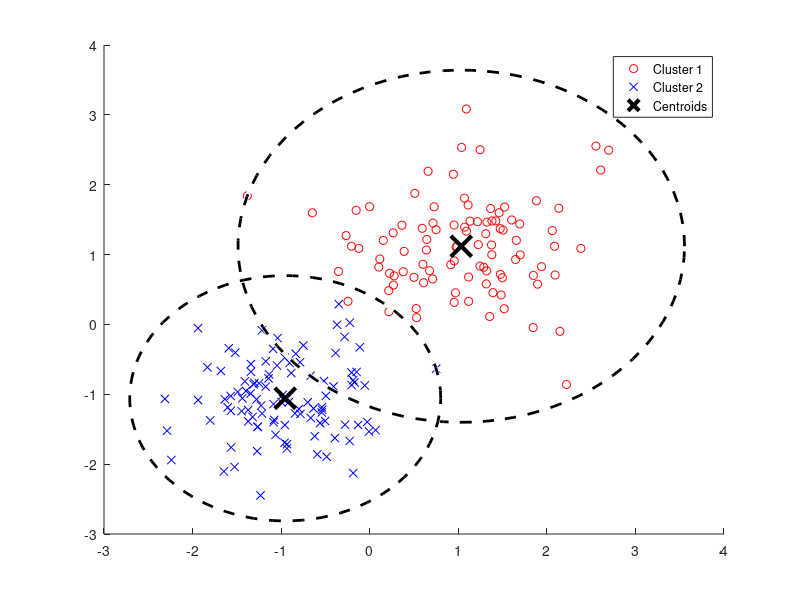

This chart was generated by the following MATLAB code: (Note: this script raises an error after producing the figure.)
clc;
close all;
clear;

% 예시 데이터 생성
data = [randn(100,2)*0.75+ones(100,2);
        randn(100,2)*0.5-ones(100,2)];

% k-means 알고리즘을 사용하여 데이터 클러스터링
k = 2; % 클러스터 개수
[idx, centers] = kmeans(data, k);

% 결과 시각화
figure;
gscatter(data(:,1), data(:,2), idx, 'rb', 'ox');
hold on;
plot(centers(:,1), centers(:,2), 'kx', 'MarkerSize', 15, 'LineWidth', 3);

% 각 클러스터의 중심에서 가장 먼 점을 찾아 원 그리기
for i = 1:k
    cluster_points = data(idx == i, :); % 클러스터 i에 속하는 점들
    cluster_center = centers(i, :); % 클러스터 i의 중심점
    distances = sqrt(sum((cluster_points - cluster_center).^2, 2)); % 중심에서의 거리 계산
    max_distance = max(distances); % 가장 먼 거리
    viscircles(cluster_center, max_distance, 'Color', 'k', 'LineStyle', '--'); % 원 그리기
end

legend('Cluster 1', 'Cluster 2', 'Centroids', 'Location', 'NW');
title 'k-means 클러스터링 결과';
hold off;



